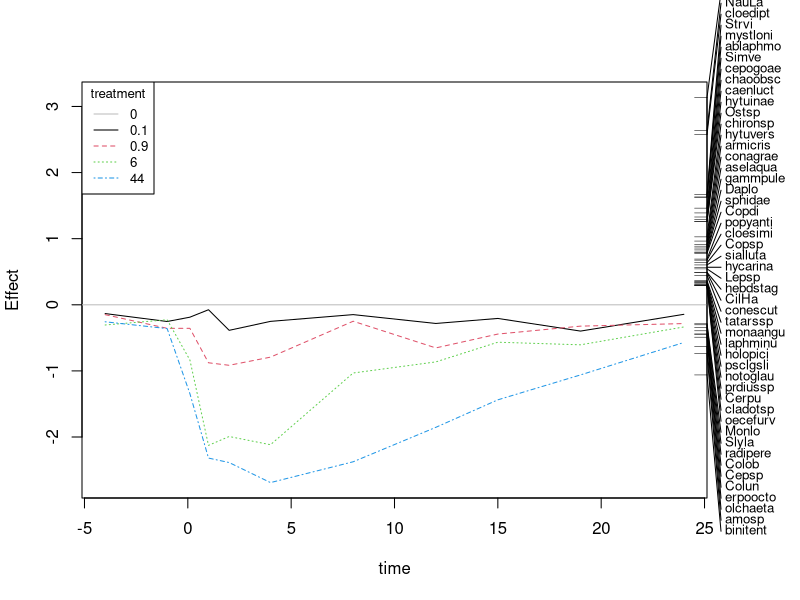

R code for this plot:
## ---- chunk 1
# data
require(vegan)
data(pyrifos)  # abundance data
time <- gl(11, 12, labels=c(-4, -1, 0.1, 1, 2, 4, 8, 12, 15, 19, 24))   # time variable
treatment <- factor(rep(c(0.1, 0, 0, 0.9, 0, 44, 6, 0.1, 44, 0.9, 0, 6), 11))  # treatment variable
pyr_prc <- prc(response = pyrifos, treatment = treatment, time = time)
## ---- chunk 2
plot(pyr_prc, select = abs(summary(pyr_prc)$sp) > 0.5)
## ---- chunk 3
pyr_prc
## ---- chunk 4
pyr_prc$CCA$eig/sum(pyr_prc$CCA$eig)
## ---- chunk 5
pyr_prc$CCA$tot.chi/pyr_prc$tot.chi   
pyr_prc$pCCA$tot.chi/pyr_prc$tot.chi
## ---- chunk 6
anova(pyr_prc, strata = time, first=TRUE, perm.max = 1000)
## ---- chunk 7
ln_treatment <- log(20 * as.numeric(as.character(treatment)) + 1)
## ---- chunk 8
out <- NULL
for(i in levels(time)) {
  take_spec <- pyrifos[time == i, ] 
  take_treatment <- ln_treatment[time == i]
  out[[i]] <- anova(rda(take_spec ~ take_treatment), by = "terms", step = 1000)
}
sapply(out, function(x) x[1, 5])   # grabs the p-values per date
## ---- chunk 9
df <- data.frame(treatment = treatment,
                 time = time)
# package for multiple comparisons
require(multcomp)
# create empty object
out_willi <- NULL
# loop through time, compute PCA, extract scores and do Williams-Test
for(i in levels(time)) {
    pca <- rda(pyrifos[time == i, ])                          # Compute PCA
    pca_scores <- scores(pca, display="sites", choices = 1)  # scores of first principle component
    
    out_willi[[i]] <- summary(glht(aov(pca_scores ~ treatment, data = df[time == i, ]), 
                                   alternative = "t", 
                                   linfct = mcp(treatment = "Dunnett")))
    }
# extract p-values
result <- lapply(out_willi, function(x) data.frame(comp = levels(df$treatment)[-1], 
                                         pval = x$test$pvalues, 
                                         sig = x$test$pvalues < 0.05))
# shows the results of Williams-Test on PCA-scores for week 1:
result[['1']]
